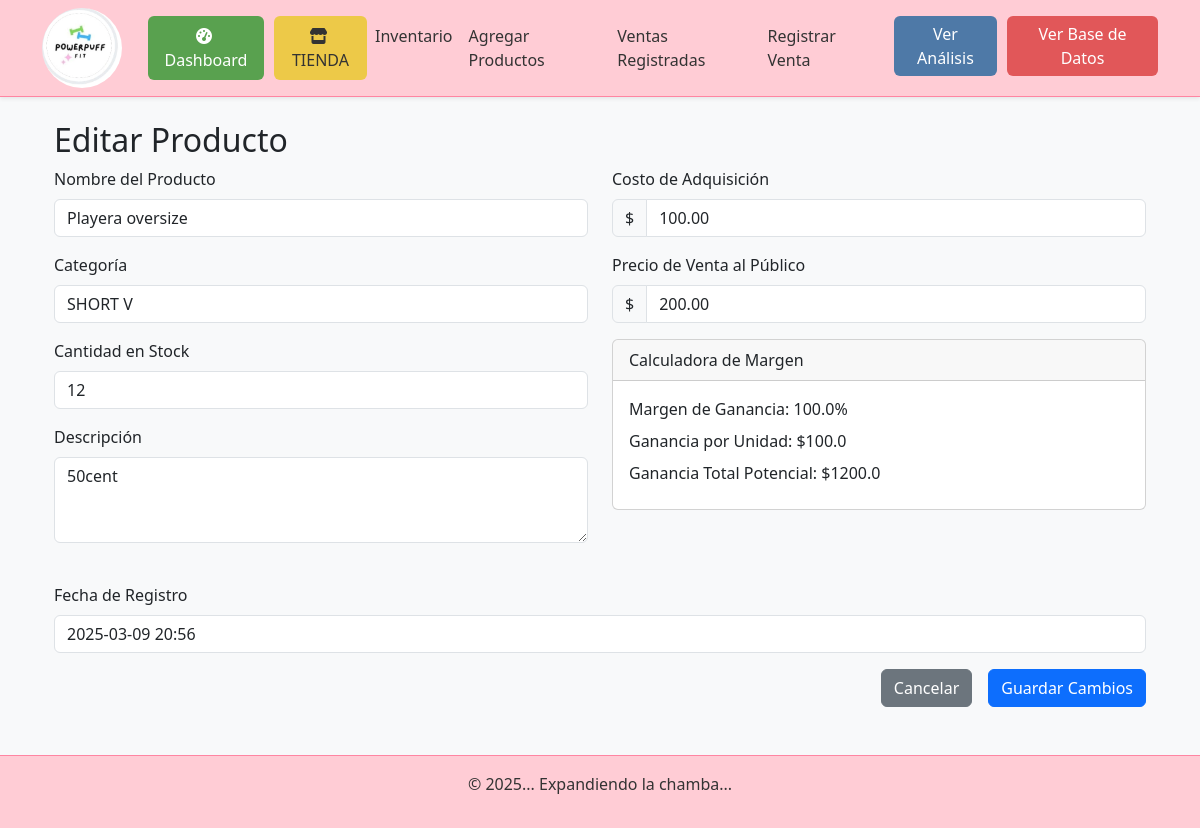
/producto/editar/6, run on the app's committed database.
### app/models.py (models this page shows, shortened)
class Producto(db.Model):
    id = db.Column(db.Integer, primary_key=True)
    nombre = db.Column(db.String(100), nullable=False)
    descripcion = db.Column(db.Text, nullable=True)
    precio_venta = db.Column(db.Float, nullable=False)  # Cambiado de 'precio' a 'precio_venta'
    costo_adquisicion = db.Column(db.Float, nullable=False)  # Nuevo campo
    cantidad = db.Column(db.Integer, default=0)
    categoria_id = db.Column(db.Integer, db.ForeignKey('categoria.id'), nullable=False)
    activo = db.Column(db.Boolean, default=True)
    fecha_registro = db.Column(db.DateTime, default=datetime.utcnow)
    cantidad_vendida = db.Column(db.Integer, default=0)
    categoria_id = db.Column(db.Integer, db.ForeignKey('categoria.id'), nullable=False)  # Clave foránea a 'Categoria'
    activo = db.Column(db.Boolean, default=True)
    fecha_registro = db.Column(db.DateTime, default=datetime.utcnow)
    cantidad_vendida = db.Column(db.Integer, default=0)
    variantes = db.relationship('ProductoVariante', back_populates='producto')
    ventas = db.relationship('VentaProducto', back_populates='producto')
    movimientos = db.relationship('MovimientoInventario', back_populates='producto')
    categoria = db.relationship('Categoria', backref='productos')

class Categoria(db.Model):
    __tablename__ = 'categoria'
    id = db.Column(db.Integer, primary_key=True)
    nombre = db.Column(db.String(100), nullable=False, unique=True)

### app/routes.py (the view, shortened to what this page needs)
@routes.route('/producto/editar/<int:id>', methods=['GET', 'POST'])
def editar_producto(id):
    producto = Producto.query.get_or_404(id)
    categorias = Categoria.query.all()
    return render_template('editar_producto.html', producto=producto, categorias=categorias)

### app/templates/editar_producto.html (shortened to what this page needs)
{% extends "base.html" %}
{% block content %}
<div class="container mt-4">
    <h2>Editar Producto</h2>
    <form action="{{ url_for('routes.editar_producto', id=producto.id) }}" method="POST" id="productoForm">
        <div class="row mb-4">
            <div class="col-md-6">
                <div class="mb-3">
                    <label for="nombre" class="form-label">Nombre del Producto</label>
                    <input type="text" class="form-control" id="nombre" name="nombre" value="{{ producto.nombre }}" required>
                </div>
                <div class="mb-3">
                    <label for="categoria" class="form-label">Categoría</label>
                    <select class="form-control" id="categoria" name="categoria" required>
                        {% for categoria in categorias %}
                            <option value="{{ categoria.id }}" {% if categoria.id == producto.categoria_id %}selected{% endif %}>
                                {{ categoria.nombre }}
                            </option>
                        {% endfor %}
                    </select>
                </div>
                <div class="mb-3">
                    <label for="cantidad" class="form-label">Cantidad en Stock</label>
                    <input type="number" class="form-control" id="cantidad" name="cantidad" value="{{ producto.cantidad }}" required>
                </div>
                <div class="mb-3">
                    <label for="descripcion" class="form-label">Descripción</label>
                    <textarea class="form-control" id="descripcion" name="descripcion" rows="3">{{ producto.descripcion }}</textarea>
                </div>
            </div>
            <div class="col-md-6">
                <div class="mb-3">
                    <label for="costo_adquisicion" class="form-label">Costo de Adquisición</label>
                    <div class="input-group">
                        <span class="input-group-text">$</span>
                        <input type="number" class="form-control" id="costo_adquisicion" name="costo_adquisicion"
                               value="{{ '%.2f'|format(producto.costo_adquisicion) if producto.costo_adquisicion else '0.00' }}" step="0.01" required>
                    </div>
                </div>
                <div class="mb-3">
                    <label for="precio_venta" class="form-label">Precio de Venta al Público</label>
                    <div class="input-group">
                        <span class="input-group-text">$</span>
                        <input type="number" class="form-control" id="precio_venta" name="precio_venta"
                               value="{{ '%.2f'|format(producto.precio_venta) if producto.precio_venta else '0.00' }}" step="0.01" required>
                    </div>
                </div>
                <div class="card mb-3">
                    <div class="card-header">Calculadora de Margen</div>
                    <div class="card-body">
                        <div class="mb-2">
                            <label>Margen de Ganancia:</label>
                            <span id="margen_ganancia">
                                {% if producto.costo_adquisicion > 0 %}
                                    {{ ((producto.precio_venta - producto.costo_adquisicion) / producto.costo_adquisicion * 100)|round(2) }}%
                                {% else %}
                                    0%
                                {% endif %}
                            </span>
                        </div>
                        <div class="mb-2">
                            <label>Ganancia por Unidad:</label>
                            <span id="ganancia_unidad">${{ (producto.precio_venta - producto.costo_adquisicion)|round(2) }}</span>
                        </div>
                        <div class="mb-2">
                            <label>Ganancia Total Potencial:</label>
                            <span id="ganancia_total">${{ ((producto.precio_venta - producto.costo_adquisicion) * producto.cantidad)|round(2) }}</span>
                        </div>
                    </div>
                </div>
            </div>
        </div>
        <div class="mb-3">
            <label for="fecha_registro" class="form-label">Fecha de Registro</label>
            <input type="text" class="form-control" id="fecha_registro"
                   value="{% if producto.fecha_registro %}{{ producto.fecha_registro.strftime('%Y-%m-%d %H:%M') }}{% else %}No registrada{% endif %}"
                   readonly>
        </div>
        <div class="d-grid gap-2 d-md-flex justify-content-md-end">
            <a href="{{ url_for('routes.index') }}" class="btn btn-secondary me-md-2">Cancelar</a>
            <button type="submit" class="btn btn-primary">Guardar Cambios</button>
        </div>
    </form>
</div>
{% endblock %}

### app/templates/base.html (style rules this page uses)
body { background-color: #fff0f6; }

### data on the page
Producto: nombre "Playera oversize", categoria "SHORT V", cantidad "12", descripcion "50cent", costo_adquisicion "100.00", precio_venta "200.00", precio_venta+costo_adquisicion "100.0", precio_venta+costo_adquisicion+cantidad "1200.0", fecha_registro "2025-03-09 20:56"
